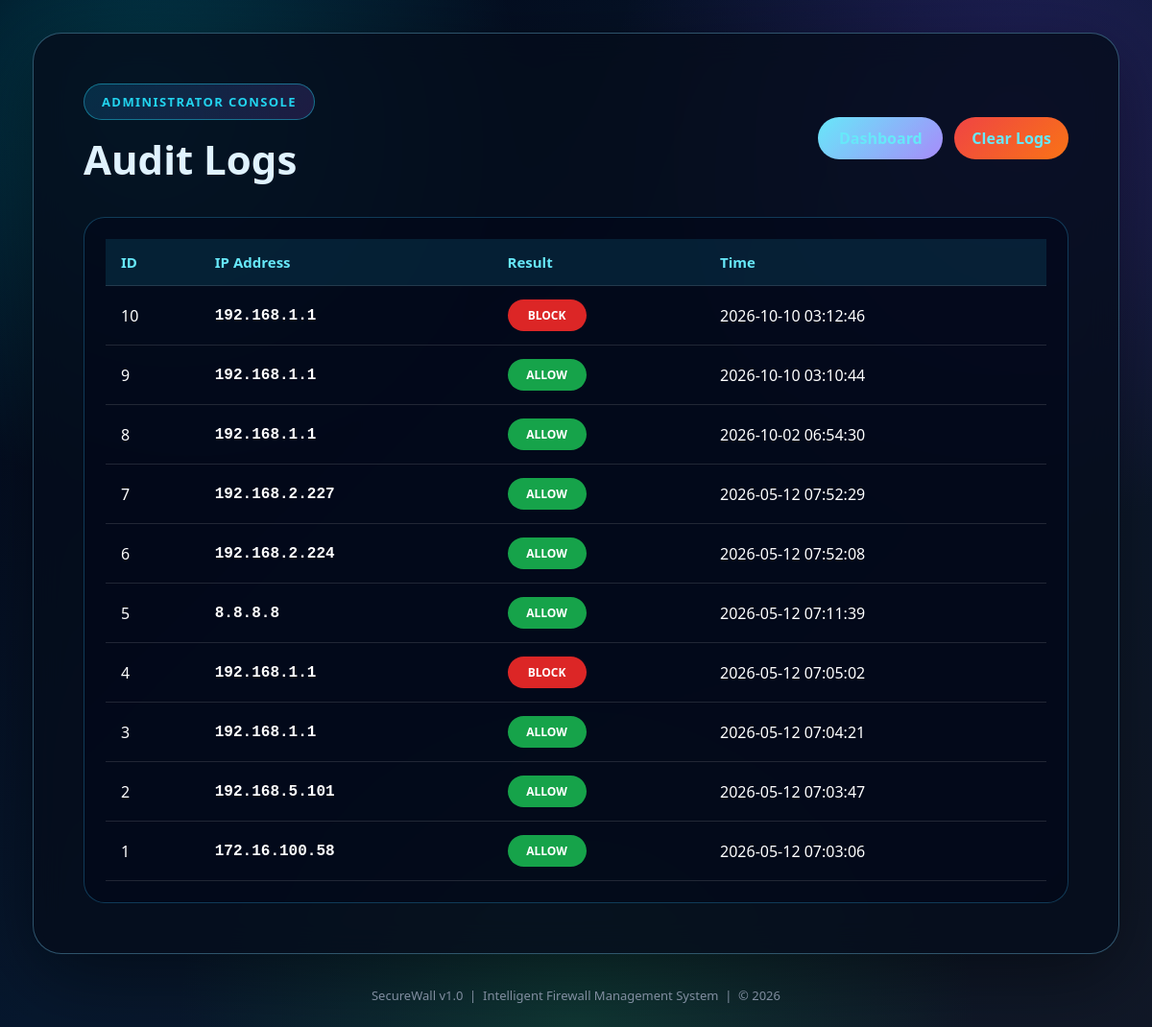
The app's page /admin/logs (signed in) with its own data.
### tables this page shows
CREATE TABLE logs (
            id INTEGER PRIMARY KEY AUTOINCREMENT,
            ip TEXT,
            result TEXT,
            scanned_at TIMESTAMP DEFAULT CURRENT_TIMESTAMP
        );

### app.py (the view)
@app.route("/admin/logs")
@admin_required
def logs():
    conn = get_connection()
    c = conn.cursor()
    c.execute("SELECT id, ip, result, scanned_at FROM logs ORDER BY id DESC")
    log_data = c.fetchall()
    conn.close()
    return render_template("logs.html", logs=log_data)

### app.py (called while the page is built)
def get_connection():
    return sqlite3.connect(DATABASE)

def admin_required(view_function):
    @wraps(view_function)
    def wrapper(*args, **kwargs):
        if not session.get("admin_logged_in"):
            flash("Please login as admin first.")
            return redirect(url_for("admin_login"))
        return view_function(*args, **kwargs)
    return wrapper

### templates/logs.html (shortened to what this page needs)
{% extends "base.html" %}
{% set title = "Audit Logs" %}
{% block content %}
<section class="panel wide-panel">
    <div class="dashboard-header">
        <div>
            <div class="hero-badge">Administrator Console</div>
            <h1>Audit Logs</h1>
        </div>
        <div class="action-links">
            <a class="secondary-button" href="{{ url_for('admin_dashboard') }}">Dashboard</a>
            <a class="danger-button" href="{{ url_for('clear_logs') }}">Clear Logs</a>
        </div>
    </div>
    <div class="table-card">
        <table>
            <tr><th>ID</th><th>IP Address</th><th>Result</th><th>Time</th></tr>
            {% for log in logs %}
            <tr>
                <td>{{ log[0] }}</td>
                <td class="ip-cell">{{ log[1] }}</td>
                <td><span class="badge {{ 'badge-block' if log[2] == 'BLOCK' else 'badge-allow' }}">{{ log[2] }}</span></td>
                <td>{{ log[3] }}</td>
            </tr>
            {% endfor %}
        </table>
    </div>
</section>
{% endblock %}

### static/style.css (style rules this page uses)
* { margin: 0; padding: 0; box-sizing: border-box; font-family: "Segoe UI", Arial, sans-serif; }
body { min-height: 100vh; color: #f8fbff; background: radial-gradient(circle at 12% 10%, rgba(0, 242, 254, 0.22), transparent 28%), radial-gradient(circle at 88% 12%, rgba(124, 58, 237, 0.24), transparent 30%), radial-gradient(circle at 50% 100%, rgba(34, 197, 94, 0.18), transparent 34%), linear-gradient(135deg, #020617, #07182e 48%, #111827); }
.hero-panel, .login-panel, .panel { max-width: 1120px; margin: 0 auto; background: rgba(6, 13, 28, 0.82); border: 1px solid rgba(125, 211, 252, 0.35); border-radius: 30px; padding: 52px; box-shadow: 0 22px 80px rgba(0, 0, 0, 0.45); backdrop-filter: blur(16px); }
.wide-panel { max-width: 1200px; }
.hero-badge, .login-badge { display: inline-block; color: #22d3ee; background: linear-gradient(135deg, rgba(14, 165, 233, 0.18), rgba(168, 85, 247, 0.16)); border: 1px solid rgba(34, 211, 238, 0.45); padding: 9px 18px; border-radius: 999px; font-size: 13px; font-weight: 900; text-transform: uppercase; letter-spacing: 1.4px; margin-bottom: 18px; }
h1 { color: #e0f2fe; font-size: 50px; line-height: 1.08; margin-bottom: 12px; font-weight: 900; }
.card-button, .secondary-button, .danger-button, button { display: inline-block; text-decoration: none; border: 0; color: #06111f; background: linear-gradient(135deg, #67e8f9, #a78bfa); padding: 11px 18px; border-radius: 999px; font-weight: 900; cursor: pointer; transition: 0.2s; min-width: 130px; text-align: center; }
.danger-button { color: white; background: linear-gradient(135deg, #ef4444, #f97316); min-width: auto; }
.dashboard-header { display: flex; align-items: center; justify-content: space-between; gap: 22px; margin-bottom: 26px; }
.dashboard-header h1 { text-align: left; font-size: 42px; }
.stat-card, .form-card, .table-card { background: rgba(2, 6, 23, 0.48); border: 1px solid rgba(56, 189, 248, 0.28); border-radius: 22px; padding: 22px; }
.table-card { margin-top: 24px; overflow-x: auto; }
table { width: 100%; border-collapse: collapse; color: white; min-width: 720px; }
th, td { padding: 14px 16px; border-bottom: 1px solid rgba(255, 255, 255, 0.12); text-align: left; }
th { background: rgba(14, 116, 144, 0.22); color: #67e8f9; font-size: 15px; }
.ip-cell { font-family: Consolas, monospace; font-weight: 800; }
.badge { display: inline-block; min-width: 82px; text-align: center; padding: 8px 12px; border-radius: 999px; font-size: 12px; font-weight: 900; }
.badge-allow { background: #16a34a; }
.badge-block { background: #dc2626; }
.action-links { display: flex; gap: 12px; flex-wrap: wrap; }
.action-links a { color: #67e8f9; text-decoration: none; font-weight: 900; }

### records on screen
logs: id "10", ip "192.168.1.1", result "BLOCK", scanned_at "2026-10-10 03:12:46"
logs: id "9", ip "192.168.1.1", result "ALLOW", scanned_at "2026-10-10 03:10:44"
logs: id "8", ip "192.168.1.1", result "ALLOW", scanned_at "2026-10-02 06:54:30"
logs: id "7", ip "192.168.2.227", result "ALLOW", scanned_at "2026-05-12 07:52:29"
logs: id "6", ip "192.168.2.224", result "ALLOW", scanned_at "2026-05-12 07:52:08"
logs: id "5", ip "8.8.8.8", result "ALLOW", scanned_at "2026-05-12 07:11:39"
logs: id "4", ip "192.168.1.1", result "BLOCK", scanned_at "2026-05-12 07:05:02"
logs: id "3", ip "192.168.1.1", result "ALLOW", scanned_at "2026-05-12 07:04:21"
logs: id "2", ip "192.168.5.101", result "ALLOW", scanned_at "2026-05-12 07:03:47"
logs: id "1", ip "172.16.100.58", result "ALLOW", scanned_at "2026-05-12 07:03:06"
